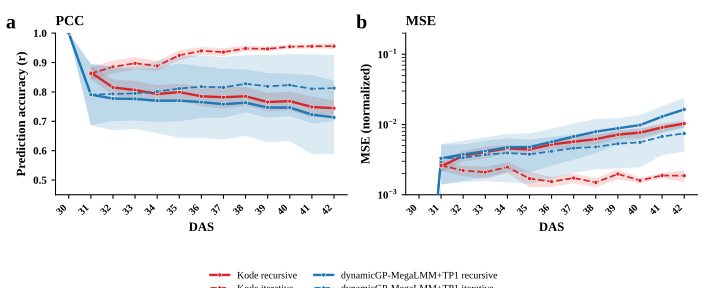

This chart was generated by the following Python code:
# -*- coding: utf-8 -*-
"""fig_rice_inwindow.py - rice (indica control) in-window: Kode vs dynamicGP-MegaLMM+TP1.
Same train-fold per-trait min-max space on both sides -> MSE directly comparable.
input timepoint DAS28 excluded (it is the given true t1)."""
import os, numpy as np, pandas as pd, matplotlib
matplotlib.use("Agg")
import matplotlib.pyplot as plt
from matplotlib.lines import Line2D

HERE = os.path.dirname(os.path.abspath(__file__))
plt.rcParams.update({
    "font.family": "serif", "font.serif": ["Times New Roman", "DejaVu Serif"],
    "font.size": 9, "axes.titlesize": 10.5, "axes.labelsize": 9.5,
    "axes.linewidth": 0.8, "xtick.labelsize": 7.6, "ytick.labelsize": 8.2,
    "legend.fontsize": 7.4, "savefig.dpi": 300, "figure.dpi": 110, "svg.fonttype": "none",
})
D = pd.read_csv(f"{HERE}/rice_control_bytime_v2.csv")
D = D[D.timepoint != 28]                       # DAS28 = given true input
DAS = sorted(D.timepoint.unique()); x = np.arange(len(DAS), dtype=float)

STYLE = [
    ("Kode", "rec",  "#D62728", "-",  1.8),
    ("Kode", "iter", "#D62728", "--", 1.3),
    ("dynamicGP-MegaLMM+TP1", "rec",  "#1F77B4", "-",  1.8),
    ("dynamicGP-MegaLMM+TP1", "iter", "#1F77B4", "--", 1.3),
]
def get(meth, scen, col):
    d = D[(D.method == meth) & (D.scenario == scen)].set_index("timepoint").reindex(DAS)
    return d[col].values

fig, axes = plt.subplots(1, 2, figsize=(7.4, 3.0))
for ax, col, sd, ylab, title, logy in [
        (axes[0], "pcc", "pcc_sd", "Prediction accuracy (r)", "PCC", False),
        (axes[1], "MSE_norm", "mse_sd", "MSE (normalized)", "MSE", True)]:
    for meth, scen, c, ls, lw in STYLE:
        mu = get(meth, scen, col); s = get(meth, scen, sd)
        lo, hi = mu - s, mu + s
        if logy:
            mu = np.clip(mu, 1e-6, None); lo = np.clip(lo, 1e-6, None)
        ax.fill_between(x, lo, hi, color=c, alpha=0.16, lw=0, zorder=2)
        ax.plot(x, mu, color=c, lw=lw, ls=ls, zorder=3)
        ax.plot(x, mu, "o", color=c, ms=3.0, mec="white", mew=0.4, zorder=4)
    if logy:
        ax.set_yscale("log"); ax.set_ylim(1e-3, 2e-1)
    else:
        ax.set_ylim(0.45, 1.0); ax.set_yticks([0.5, 0.6, 0.7, 0.8, 0.9, 1.0])
    ax.set_xticks(x); ax.set_xticklabels([str(d) for d in DAS], rotation=45, ha="right")
    ax.set_xlabel("DAS", fontweight="bold"); ax.set_ylabel(ylab, fontweight="bold")
    ax.set_title(title, fontsize=10.5, fontweight="bold", loc="left", pad=6)
    ax.spines["top"].set_visible(False); ax.spines["right"].set_visible(False)
    ax.tick_params(axis="both", which="both", length=3)
    for lab in ax.get_xticklabels() + ax.get_yticklabels(): lab.set_fontweight("bold")
    ax.text(-0.17, 1.03, "a" if ax is axes[0] else "b", transform=ax.transAxes,
            fontsize=15, fontweight="bold")

handles = [Line2D([], [], color=c, lw=lw, ls=ls, marker="o", ms=3.0, mec="white", mew=0.4)
           for _, _, c, ls, lw in STYLE]
labels = ["Kode  recursive", "Kode  iterative",
          "dynamicGP-MegaLMM+TP1  recursive", "dynamicGP-MegaLMM+TP1  iterative"]
fig.legend(handles, labels, loc="lower center", ncol=2, frameon=False,
           bbox_to_anchor=(0.5, -0.05), handlelength=1.9, columnspacing=1.5, labelspacing=0.4)
fig.tight_layout(rect=(0, 0.14, 1, 1))
fig.savefig(f"{HERE}/fig_rice_inwindow_v2.svg", format="svg")
fig.savefig(os.path.join(os.environ.get("TEMP", "/tmp"), "_rice_check.png"), dpi=160)
print("saved fig_rice_inwindow_v2.svg")
